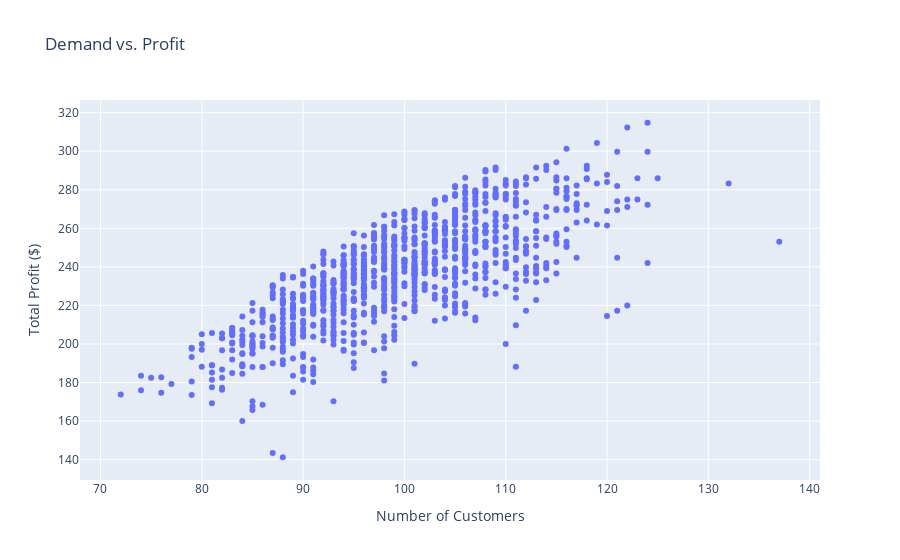

Notebook cell for this chart:
### Code cell
pxp.scatter(
    profit_demand,
    x='demand',
    y='profit',
    height=900,
    title="Demand vs. Profit",
    labels={'demand':'Number of Customers','profit':'Total Profit ($)'},
    )

### Figure 1 — Plotly figure (JSON) as saved in the notebook; plotly's stock layout.template omitted (floating-point values rounded to 4 significant figures; data arrays with more than 128 entries replaced by an {"elided": "..."} marker saying what was removed)
{"data": [{"hovertemplate": "Number of Customers=%{x}<br>Total Profit ($)=%{y}<extra></extra>", "legendgroup": "", "marker": {"color": "#636efa", "symbol": "circle"}, "mode": "markers", "name": "", "orientation": "v", "showlegend": false, "type": "scatter", "x": {"elided": "1000 int values"}, "xaxis": "x", "y": {"elided": "1000 float values"}, "yaxis": "y"}], "layout": {"autosize": true, "legend": {"tracegroupgap": 0}, "title": {"text": "Demand vs. Profit"}, "xaxis": {"anchor": "y", "autorange": true, "domain": [0, 1], "range": [68.06, 140.9], "title": {"text": "Number of Customers"}, "type": "linear"}, "yaxis": {"anchor": "x", "autorange": true, "domain": [0, 1], "range": [130.5, 325.5], "title": {"text": "Total Profit ($)"}, "type": "linear"}}}
